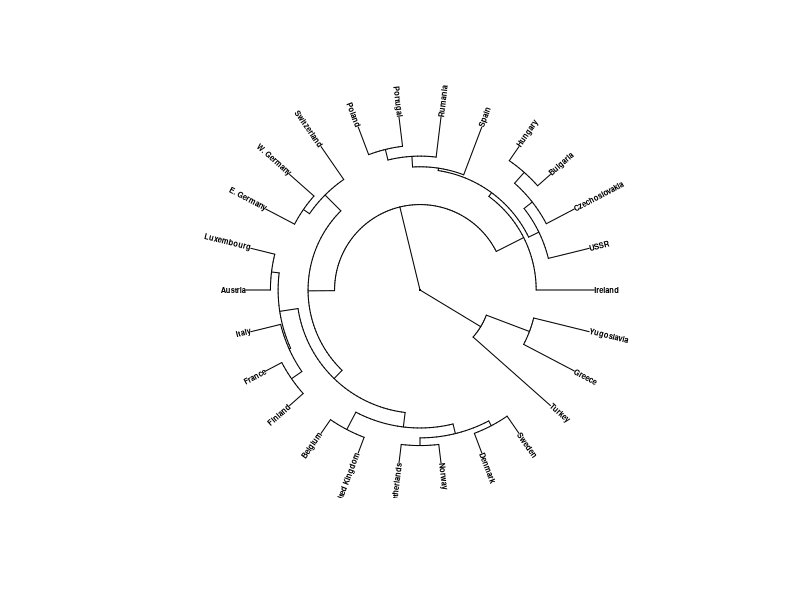

The R script that drew this image:
library(ape)

rawData <- read.table("employment_data2.txt", TRUE, "\t")

countries <- rawData$Country
row.names(rawData) <- countries

hclustresult <- hclust(dist(rawData), method = "average")
plot(as.phylo(hclustresult), type='fan', show.node.label = TRUE, font = 2, cex= 0.45)
#axis(1, at=1:26, labels=countries)
#plot(hc)
